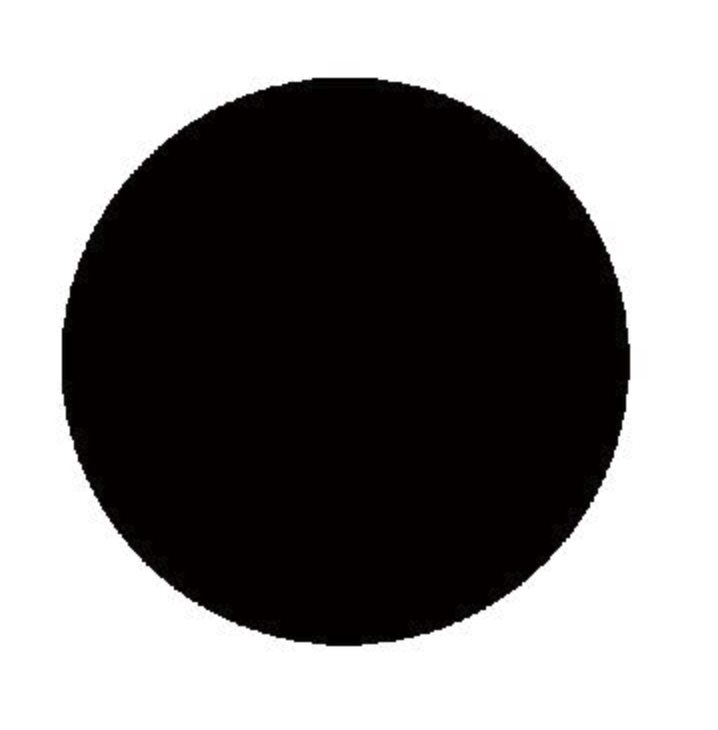
#> input picture learnings/libraries learning/OpenCV/contours and shape detection/circle.png, 718 x 730 px, found by its file name
$ python shape_detection_circle.py
#> lines starting #> are read from the running program, lines starting #| are printed output that depends on the picture; after the words box and inside, x2 and y2 are one past the last pixel; in counts of white or black regions, pixels touching at a corner belong together
import cv2

img=cv2.imread(r"C:\skills\python\learnings\libraries learning\OpenCV\contours and shape detection\circle.png")
#> img is the input picture: shape (730, 718, 3); mean B, G, R 131.8, 131.7, 134.1
gray =cv2.cvtColor(img,cv2.COLOR_BGR2GRAY)

_ , thresh = cv2.threshold(gray,200,255,cv2.THRESH_BINARY)
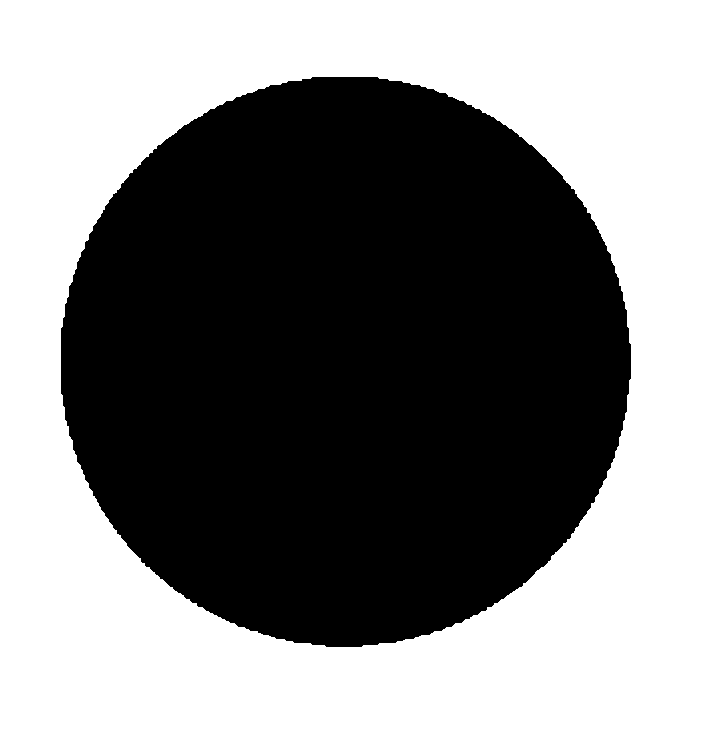
#> thresh: shape (730, 718); 51.3% white; 1 black region

# find contours
contours, heirarchy=cv2.findContours(thresh,cv2.RETR_TREE,cv2.CHAIN_APPROX_SIMPLE)
#> contours = 2 contours; box (x1, y1, x2, y2) and area: (0, 0, 718, 730) 522693, (60, 76, 632, 648) 256048

# to show all the edges detected by contours
cv2.drawContours(img,contours,-1,(0,255,0),3)

for contour in contours:
    apporx=cv2.approxPolyDP(contour,0.01*cv2.arcLength(contour,True),True)

    corners=len(apporx)

    if corners==3:
        shape_name="Triangle"
    elif corners==4:
        shape_name="Rectangle"
    elif corners==5:
        shape_name="Pentagon"
    elif corners==6:
        shape_name="Hexagon"
    elif corners>6:
        shape_name="Circle"
    else:
        shape_name="Unknown"
#> this loop made 2 passes
#> (apporx, corners, shape_name) on pass 1: ([[0, 0], [0, 729], [717, 729], [717, 0]], 4, 'Rectangle')
#> (corners, shape_name) on pass 2: (14, 'Circle')

# to show the edges of approx
cv2.drawContours(img,[apporx],0,(0,255,0),2)
x=apporx.ravel()[0]
#> x = 312
y=apporx.ravel()[1]-10
#> y = 66
cv2.putText(img,shape_name,(x,y),cv2.FONT_HERSHEY_COMPLEX,0.8,(255,0,0),1)
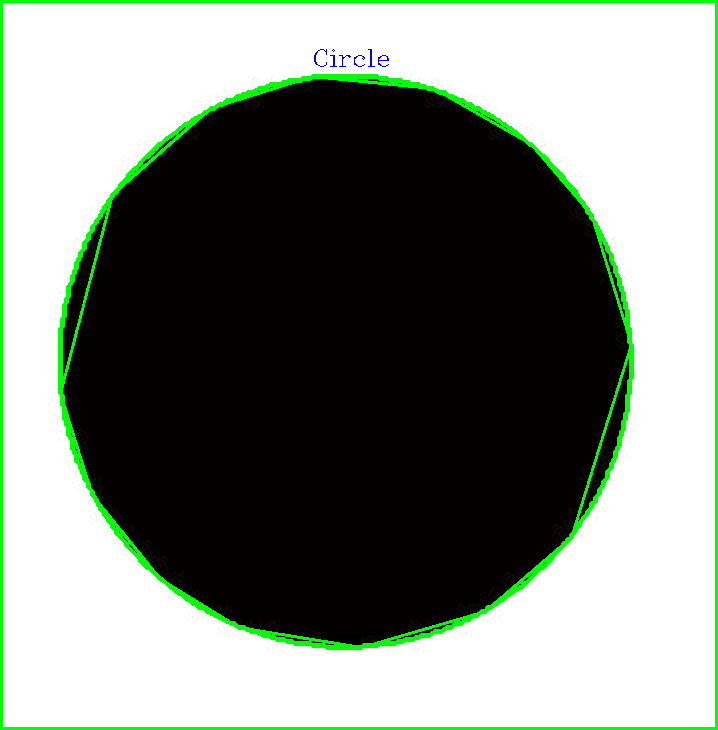
#> img: shape (730, 718, 3); mean B, G, R 124.3, 134.1, 126.5

cv2.imshow("Contours",img)
cv2.waitKey(0)
cv2.destroyAllWindows()

$ run again, with learnings/libraries learning/OpenCV/contours and shape detection/shape.png copied over learnings/libraries learning/OpenCV/contours and shape detection/circle.png
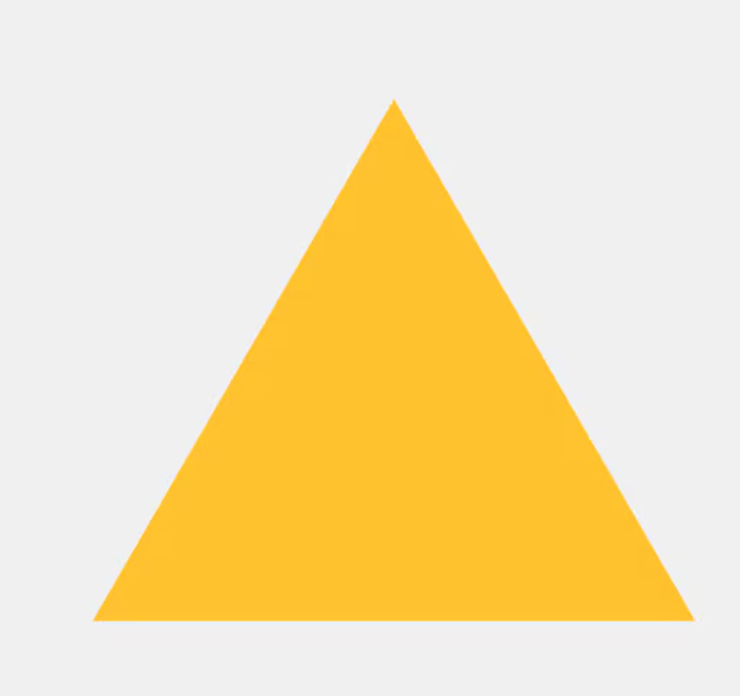
#> input picture learnings/libraries learning/OpenCV/contours and shape detection/shape.png, 740 x 696 px, found by its file name
#> img is the input picture: shape (696, 740, 3); mean B, G, R 180.9, 225.9, 244.4
#> `_ , thresh = cv2.threshold(gray,200,255,cv2.THRESH_BINARY)`:
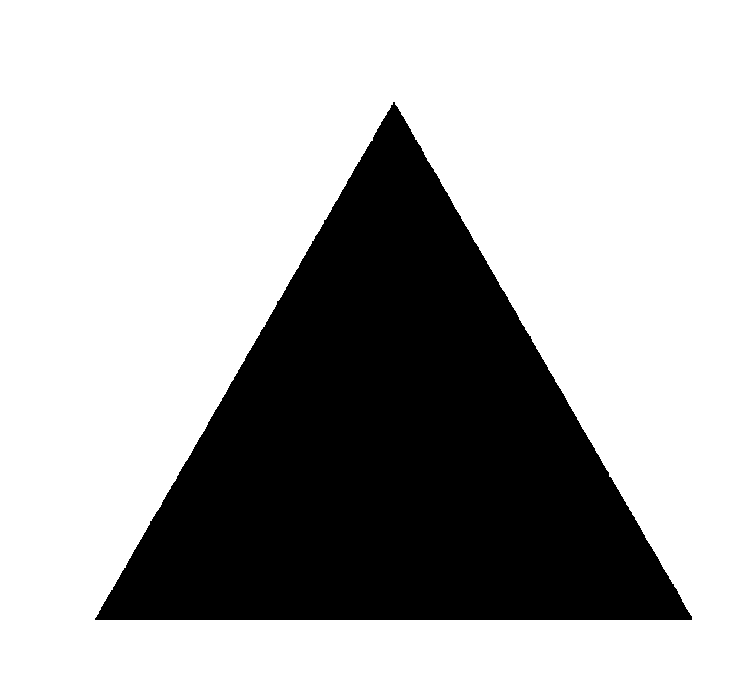
#> thresh: shape (696, 740); 69.9% white; 1 black region
#> contours = 2 contours; box (x1, y1, x2, y2) and area: (0, 0, 740, 696) 513605, (94, 101, 693, 621) 156106
#> the loop `for contour in contours:` made 2 passes
#> (apporx, corners, shape_name) on passes 1 to 2: ([[0, 0], [0, 695], [739, 695], [739, 0]], 4, 'Rectangle'), ([[393, 101], [691, 620], [94, 619]], 3, 'Triangle')
#> x = 393
#> y = 91
#> `cv2.putText(img,shape_name,(x,y),cv2.FONT_HERSHEY_COMPLEX,0.8,(255,0,0..`:
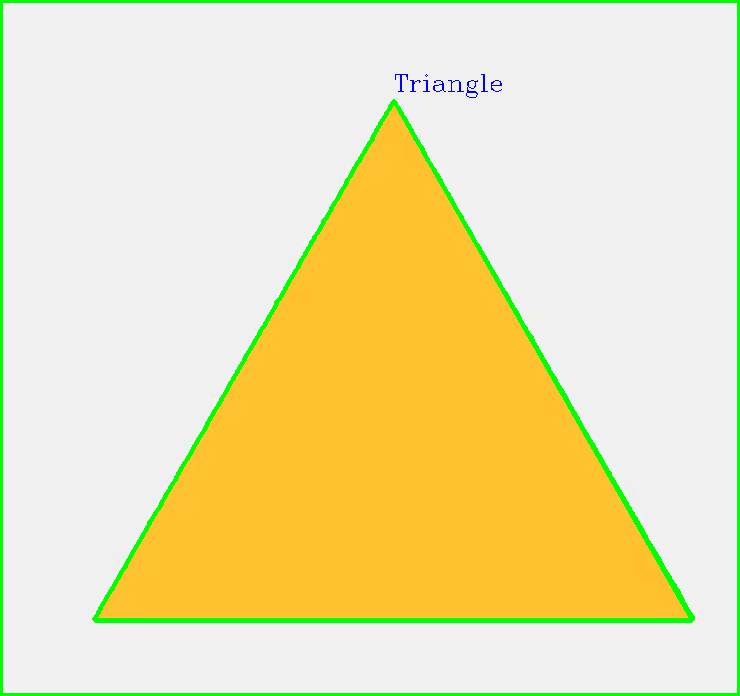
#> img: shape (696, 740, 3); mean B, G, R 175, 226.7, 236
